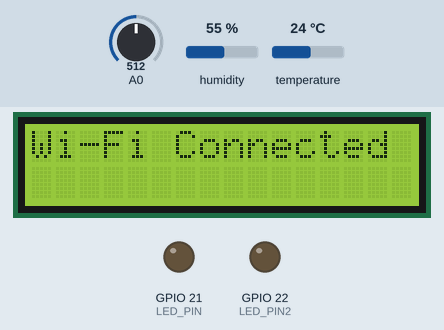
Simulated run of this sketch. Board: ESP8266 (NodeMCU). Shown: 16×2 character LCD, output pins drawn as LEDs (lit = HIGH). The inputs (shaded band) are chosen by the test bench; at power-on: humidity 55 %, A0 = 512, temperature 24 °C. WiFi joins after 1.5 s; servers stay silent unless stated; web services answer with replies made up by the test bench; what the sketch prints to the serial monitor is not drawn.

Above: at 2.2 s.
At 5.3 s:
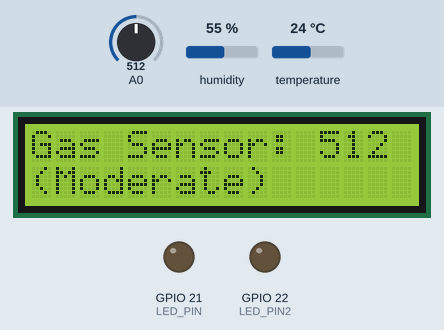
5.4 s: humidity set to 22 %
At 9.6 s:
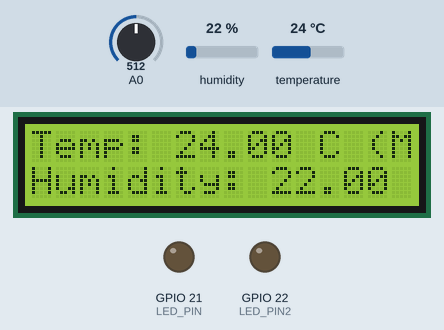
At 15.6 s:
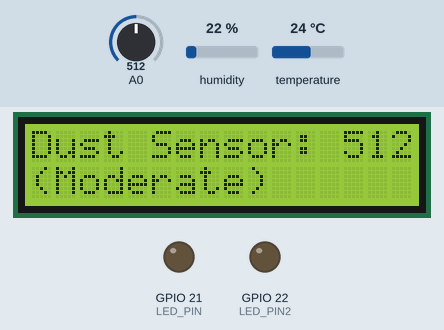
Timing chart, 0 to 17.1 s (numbered marks = the images above; inputs shaded):
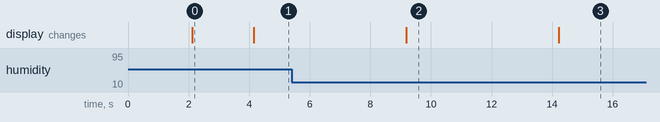

The sketch:

final.ino
```cpp
#include <DHT.h>
#include <Wire.h>
#include <LiquidCrystal_I2C.h>
#include <ESP8266WiFi.h>

// Pin Definitions
#define LED_PIN 21
#define LED_PIN2 22
#define AM2302_PIN 34
#define MQ7_ANALOG_PIN 35
#define GP2Y10_SIGNAL_PIN 27

// Define DHT parameters
#define DHT_TYPE DHT22
#define DHT_PIN AM2302_PIN

// Initialize sensor object
DHT dhtSensor(DHT_PIN, DHT_TYPE);

// Initialize LCD object
LiquidCrystal_I2C lcd(0x27, 16, 2);  // Adjust 0x27 if your I2C address is different

// Wi-Fi credentials
const char* ssid = "iPhone";
const char* password = "riyad12345";

// ThingSpeak API settings
const char* apiKey = "69VXGORTMYJ9M831"; // Replace with your ThingSpeak Write API key
const char* server = "api.thingspeak.com"; // ThingSpeak server
unsigned long myChannelNumber = 2553463; // Replace with your ThingSpeak channel number

WiFiClient wifiClient;

void setup() {
  // Start serial communication
  Serial.begin(115200);

  // Initialize the DHT sensor
  dhtSensor.begin();

  // Initialize the LCD
  lcd.init();
  lcd.backlight();
  lcd.setCursor(0, 0);
  lcd.print("LCD Initialized!");

  // Set LED pins as output
  pinMode(LED_PIN, OUTPUT);
  pinMode(LED_PIN2, OUTPUT);

  // Connect to Wi-Fi
  connectWiFi();
}

void loop() {
  // Read data from MQ-7 gas sensor
  int mq7Value = analogRead(MQ7_ANALOG_PIN);
  Serial.print("MQ-7 Gas Sensor Value: ");
  Serial.println(mq7Value);

  // Determine warning level for gas sensor value
  String gasWarning = getWarningLevel(mq7Value);

  // Display gas sensor value and warning on LCD
  displayDataOnLCD("Gas Sensor", mq7Value, gasWarning);

  delay(5000); // Delay for 5 seconds

  // Read data from AM2302 temperature and humidity sensor
  float temp = dhtSensor.readTemperature();
  float hum = dhtSensor.readHumidity();
  Serial.print("Temperature (°C): ");
  Serial.println(temp);
  Serial.print("Humidity (%): ");
  Serial.println(hum);

  // Determine warning level for temperature and humidity
  String tempHumWarning = getTempHumWarning(temp, hum);

  // Display temperature and humidity values and warning on LCD
  displayTempHumidityOnLCD(temp, hum, tempHumWarning);

  delay(5000); // Delay for 5 seconds

  // Read data from Sharp GP2Y10 dust sensor
  int gp2y10Value = analogRead(GP2Y10_SIGNAL_PIN);
  Serial.print("Sharp GP2Y10 Dust Sensor Value: ");
  Serial.println(gp2y10Value);

  // Determine warning level for dust sensor value
  String dustWarning = getWarningLevel(gp2y10Value);

  // Display dust sensor value and warning on LCD
  displayDataOnLCD("Dust Sensor", gp2y10Value, dustWarning);

  delay(5000); // Delay for 5 seconds

  // Send data to ThingSpeak
  sendDataToThingSpeak(mq7Value, temp, hum, gp2y10Value);

  delay(20000); // Delay for 20 seconds to comply with ThingSpeak rate limits
}

void connectWiFi() {
  WiFi.begin(ssid, password);
  Serial.print("Connecting to Wi-Fi");
  lcd.clear();
  lcd.setCursor(0, 0);
  lcd.print("Connecting Wi-Fi");

  while (WiFi.status() != WL_CONNECTED) {
    delay(1000);
    Serial.print(".");
    lcd.print(".");
  }

  Serial.println("\nWi-Fi connected successfully!");
  lcd.clear();
  lcd.setCursor(0, 0);
  lcd.print("Wi-Fi Connected");
  delay(2000); // Display message for 2 seconds
}

void sendDataToThingSpeak(int mq7Value, float temp, float hum, int gp2y10Value) {
  if (WiFi.status() == WL_CONNECTED) {
    String url = "/update?api_key=" + String(apiKey) +
                 "&field1=" + String(mq7Value) + "&field2=" + String(temp) +
                 "&field3=" + String(hum) + "&field4=" + String(gp2y10Value);

    if (wifiClient.connect(server, 80)) {
      // Make a HTTP GET request:
      wifiClient.println("GET " + url + " HTTP/1.1");
      wifiClient.println("Host: " + String(server));
      wifiClient.println("Connection: close");
      wifiClient.println();

      // Wait for the response
      while (wifiClient.connected() || wifiClient.available()) {
        if (wifiClient.available()) {
          String line = wifiClient.readStringUntil('\n');
          Serial.println(line); // Print the response to Serial Monitor
        }
      }
      wifiClient.stop();
    } else {
      Serial.println("Connection to ThingSpeak failed");
    }
  } else {
    Serial.println("WiFi not connected");
  }
}

String getWarningLevel(int value) {
  if (value < 300) {
    return "Safe";
  } else if (value >= 300 && value < 600) {
    return "Moderate";
  } else {
    return "Dangerous";
  }
}

String getTempHumWarning(float temp, float hum) {
  if (temp >= 20 && temp <= 30 && hum >= 40 and hum <= 60) {
    return "Safe";
  } else {
    return "Moderate";
  }
}

void displayDataOnLCD(String sensorName, int sensorValue, String warning) {
  lcd.clear(); // Clear the LCD screen
  lcd.setCursor(0, 0); // Set cursor to the first column of the first row
  lcd.print(sensorName + ": ");
  lcd.print(sensorValue);
  lcd.setCursor(0, 1); // Set cursor to the first column of the second row
  lcd.print("(");
  lcd.print(warning);
  lcd.print(")");
}

void displayTempHumidityOnLCD(float temp, float hum, String warning) {
  lcd.clear(); // Clear the LCD screen
  lcd.setCursor(0, 0); // Set cursor to the first column of the first row
  lcd.print("Temp: ");
  lcd.print(temp);
  lcd.print(" C (");
  lcd.print(warning);
  lcd.print(")");
  lcd.setCursor(0, 1); // Set cursor to the first column of the second row
  lcd.print("Humidity: ");
  lcd.print(hum);
  lcd.print(" %");
}
```

Measured:
- after the input at 5.4 s, the display: changes after 3.8 s (image 2)
- what the display in image 0 shows lasts 2.0 s, from 2.1 s to 4.1 s
- what the display in image 2 shows lasts 5.0 s, from 9.2 s to 14.2 s
